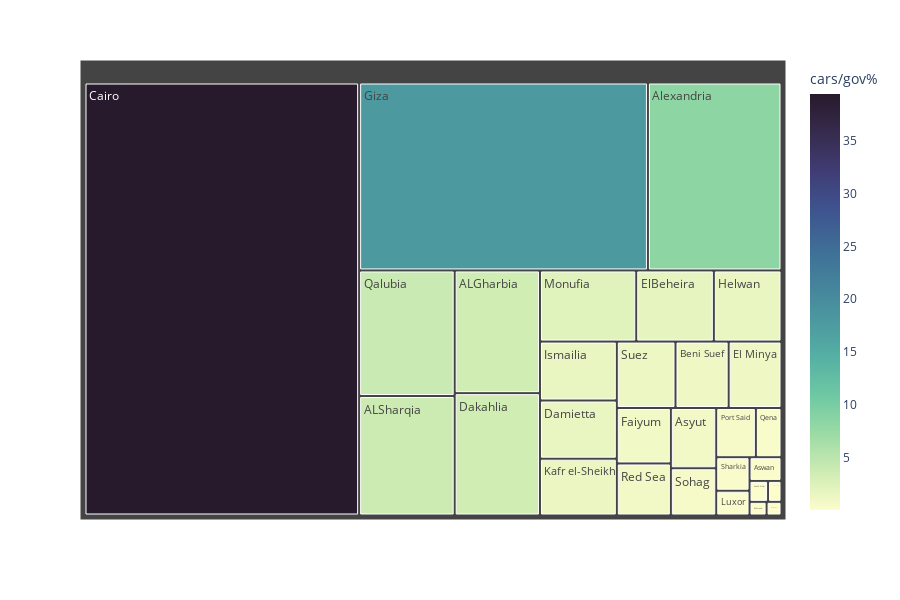

The code cell stored with this chart in its notebook:
### Code cell
# cars distribution per governorate
import plotly.express as px

cars_per_gov = car_df.groupBy('governorate').agg(count('*').alias('count'))
tot_cars = car_df.count()
cars_per_gov = cars_per_gov.withColumn('cars/gov%', f.col('count')/tot_cars * 100)
cars_per_gov_df = cars_per_gov.select('governorate', 'cars/gov%').filter("governorate !=''").orderBy('cars/gov%', ascedning=False)

fig = px.treemap(data_frame = cars_per_gov_df, 
                  path=['governorate', ], 
                  color_continuous_scale='deep',
                 values = 'cars/gov%',
                 color='cars/gov%'
                 )

fig.update_layout(width=900, height=600)
fig.show()

### Figure 1 — Plotly figure (JSON) as saved in the notebook; plotly's stock layout.template omitted (floating-point values rounded to 4 significant figures)
{"data": [{"branchvalues": "total", "customdata": [[3.468], [3.783], [8.317], [0.2507], [0.9063], [1.17], [39.4], [3.458], [1.482], [1.163], [0.0932], [1.829], [0.9931], [17.98], [1.594], [1.501], [1.446], [0.2732], [0.07713], [2.269], [0.06749], [0.646], [3.975], [0.4178], [0.932], [0.3696], [0.7102], [0.1286], [1.292]], "domain": {"x": [0, 1], "y": [0, 1]}, "hovertemplate": "labels=%{label}<br>cars/gov%_sum=%{value}<br>parent=%{parent}<br>id=%{id}<br>cars/gov%=%{color}<extra></extra>", "ids": ["ALGharbia", "ALSharqia", "Alexandria", "Aswan", "Asyut", "Beni Suef", "Cairo", "Dakahlia", "Damietta", "El Minya", "El Wadi El Gedid", "ElBeheira", "Faiyum", "Giza", "Helwan", "Ismailia", "Kafr el-Sheikh", "Luxor", "Matrouh", "Monufia", "North Sinai", "Port Said", "Qalubia", "Qena", "Red Sea", "Sharkia", "Sohag", "South Sinai", "Suez"], "labels": ["ALGharbia", "ALSharqia", "Alexandria", "Aswan", "Asyut", "Beni Suef", "Cairo", "Dakahlia", "Damietta", "El Minya", "El Wadi El Gedid", "ElBeheira", "Faiyum", "Giza", "Helwan", "Ismailia", "Kafr el-Sheikh", "Luxor", "Matrouh", "Monufia", "North Sinai", "Port Said", "Qalubia", "Qena", "Red Sea", "Sharkia", "Sohag", "South Sinai", "Suez"], "marker": {"coloraxis": "coloraxis", "colors": [3.468, 3.783, 8.317, 0.2507, 0.9063, 1.17, 39.4, 3.458, 1.482, 1.163, 0.0932, 1.829, 0.9931, 17.98, 1.594, 1.501, 1.446, 0.2732, 0.07713, 2.269, 0.06749, 0.646, 3.975, 0.4178, 0.932, 0.3696, 0.7102, 0.1286, 1.292]}, "name": "", "parents": ["", "", "", "", "", "", "", "", "", "", "", "", "", "", "", "", "", "", "", "", "", "", "", "", "", "", "", "", ""], "type": "treemap", "values": [3.468, 3.783, 8.317, 0.2507, 0.9063, 1.17, 39.4, 3.458, 1.482, 1.163, 0.0932, 1.829, 0.9931, 17.98, 1.594, 1.501, 1.446, 0.2732, 0.07713, 2.269, 0.06749, 0.646, 3.975, 0.4178, 0.932, 0.3696, 0.7102, 0.1286, 1.292]}], "layout": {"coloraxis": {"colorbar": {"title": {"text": "cars/gov%"}}, "colorscale": [[0, "rgb(253, 253, 204)"], [0.09091, "rgb(206, 236, 179)"], [0.1818, "rgb(156, 219, 165)"], [0.2727, "rgb(111, 201, 163)"], [0.3636, "rgb(86, 177, 163)"], [0.4545, "rgb(76, 153, 160)"], [0.5455, "rgb(68, 130, 155)"], [0.6364, "rgb(62, 108, 150)"], [0.7273, "rgb(62, 82, 143)"], [0.8182, "rgb(64, 60, 115)"], [0.9091, "rgb(54, 43, 77)"], [1, "rgb(39, 26, 44)"]]}, "height": 600, "legend": {"tracegroupgap": 0}, "margin": {"t": 60}, "width": 900}}
